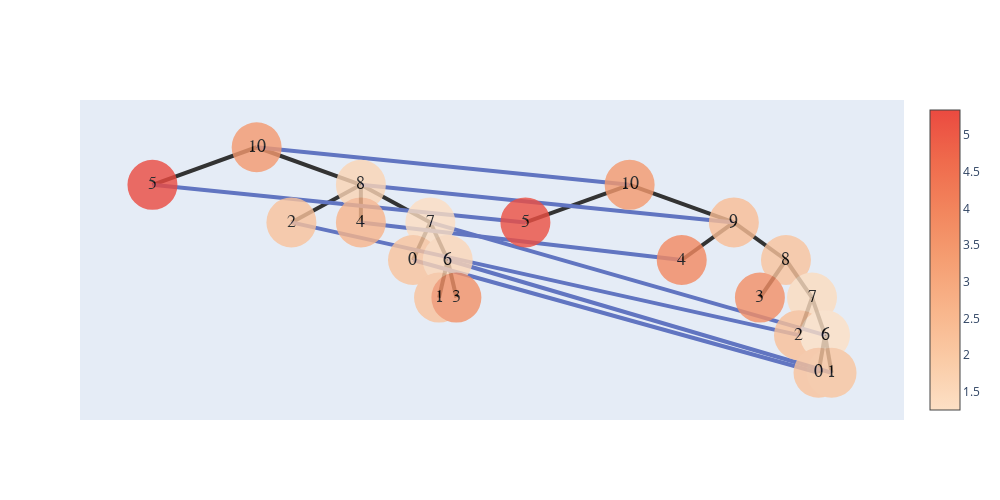

Notebook source saved alongside this figure:
### Code cell
G.show_fig()

### Figure 1 — Plotly figure (JSON) as saved in the notebook; plotly's stock layout.template omitted (floating-point values rounded to 4 significant figures)
{"data": [{"hoverinfo": "text", "hovertext": ["connect 10", "connect 5", "connect 9", "connect 2", "connect 4", "connect 6", "connect 0", "connect 1", "connect Empty", "connect Empty", "connect 10", "connect 5", "connect 8", "connect 4", "connect Empty", "connect Empty", "connect Empty", "connect 2", "connect 7", "connect 0", "connect 6"], "marker": {"color": [3.436, 5.34, 1.595, 2.225, 2.626, 1.322, 2.155, 1.564, 2.207, 3.656, 3.443, 5.235, 2.37, 3.861, 2.169, 3.694, 1.386, 2.281, 1.254, 2.219, 2.135], "colorscale": [[0, "rgb(253, 224, 197)"], [0.1667, "rgb(250, 203, 166)"], [0.3333, "rgb(248, 181, 139)"], [0.5, "rgb(245, 158, 114)"], [0.6667, "rgb(242, 133, 93)"], [0.8333, "rgb(239, 106, 76)"], [1, "rgb(235, 74, 64)"]], "showscale": true, "size": 50, "symbol": "circle-dot"}, "mode": "markers+text", "opacity": 0.8, "text": ["10", "5", "8", "2", "4", "7", "0", "6", "1", "3", "10", "5", "9", "4", "8", "3", "7", "2", "6", "0", "1"], "textfont": {"color": "#000000", "family": "sans serif", "size": 18}, "type": "scatter", "x": [10.5, 5.75, 15.25, 12.08, 15.25, 18.42, 17.62, 19.21, 18.81, 19.6, 27.5, 22.75, 32.25, 29.88, 34.62, 33.44, 35.81, 35.22, 36.41, 36.11, 36.7], "y": [5, 3.5, 3.5, 2, 2, 2, 0.5, 0.5, -1, -1, 3.5, 2, 2, 0.5, 0.5, -1, -1, -2.5, -2.5, -4, -4]}], "layout": {"height": 500, "shapes": [{"layer": "below", "line": {"color": "#333", "width": 4}, "type": "line", "x0": 10.5, "x1": 10.5, "y0": 5, "y1": 5}, {"layer": "below", "line": {"color": "#333", "width": 4}, "type": "line", "x0": 10.5, "x1": 5.75, "y0": 5, "y1": 3.5}, {"layer": "below", "line": {"color": "#333", "width": 4}, "type": "line", "x0": 10.5, "x1": 15.25, "y0": 5, "y1": 3.5}, {"layer": "below", "line": {"color": "#333", "width": 4}, "type": "line", "x0": 15.25, "x1": 12.08, "y0": 3.5, "y1": 2}, {"layer": "below", "line": {"color": "#333", "width": 4}, "type": "line", "x0": 15.25, "x1": 15.25, "y0": 3.5, "y1": 2}, {"layer": "below", "line": {"color": "#333", "width": 4}, "type": "line", "x0": 15.25, "x1": 18.42, "y0": 3.5, "y1": 2}, {"layer": "below", "line": {"color": "#333", "width": 4}, "type": "line", "x0": 18.42, "x1": 17.62, "y0": 2, "y1": 0.5}, {"layer": "below", "line": {"color": "#333", "width": 4}, "type": "line", "x0": 18.42, "x1": 19.21, "y0": 2, "y1": 0.5}, {"layer": "below", "line": {"color": "#333", "width": 4}, "type": "line", "x0": 19.21, "x1": 18.81, "y0": 0.5, "y1": -1}, {"layer": "below", "line": {"color": "#333", "width": 4}, "type": "line", "x0": 19.21, "x1": 19.6, "y0": 0.5, "y1": -1}, {"layer": "below", "line": {"color": "#333", "width": 4}, "type": "line", "x0": 27.5, "x1": 27.5, "y0": 3.5, "y1": 3.5}, {"layer": "below", "line": {"color": "#333", "width": 4}, "type": "line", "x0": 27.5, "x1": 22.75, "y0": 3.5, "y1": 2}, {"layer": "below", "line": {"color": "#333", "width": 4}, "type": "line", "x0": 27.5, "x1": 32.25, "y0": 3.5, "y1": 2}, {"layer": "below", "line": {"color": "#333", "width": 4}, "type": "line", "x0": 32.25, "x1": 29.88, "y0": 2, "y1": 0.5}, {"layer": "below", "line": {"color": "#333", "width": 4}, "type": "line", "x0": 32.25, "x1": 34.62, "y0": 2, "y1": 0.5}, {"layer": "below", "line": {"color": "#333", "width": 4}, "type": "line", "x0": 34.62, "x1": 33.44, "y0": 0.5, "y1": -1}, {"layer": "below", "line": {"color": "#333", "width": 4}, "type": "line", "x0": 34.62, "x1": 35.81, "y0": 0.5, "y1": -1}, {"layer": "below", "line": {"color": "#333", "width": 4}, "type": "line", "x0": 35.81, "x1": 35.22, "y0": -1, "y1": -2.5}, {"layer": "below", "line": {"color": "#333", "width": 4}, "type": "line", "x0": 35.81, "x1": 36.41, "y0": -1, "y1": -2.5}, {"layer": "below", "line": {"color": "#333", "width": 4}, "type": "line", "x0": 36.41, "x1": 36.11, "y0": -2.5, "y1": -4}, {"layer": "below", "line": {"color": "#333", "width": 4}, "type": "line", "x0": 36.41, "x1": 36.7, "y0": -2.5, "y1": -4}, {"layer": "below", "line": {"color": "#6175c1", "width": 4}, "type": "line", "x0": 10.5, "x1": 27.5, "y0": 5, "y1": 3.5}, {"layer": "below", "line": {"color": "#6175c1", "width": 4}, "type": "line", "x0": 15.25, "x1": 32.25, "y0": 3.5, "y1": 2}, {"layer": "below", "line": {"color": "#6175c1", "width": 4}, "type": "line", "x0": 18.42, "x1": 36.41, "y0": 2, "y1": -2.5}, {"layer": "below", "line": {"color": "#6175c1", "width": 4}, "type": "line", "x0": 19.21, "x1": 36.7, "y0": 0.5, "y1": -4}, {"layer": "below", "line": {"color": "#6175c1", "width": 4}, "type": "line", "x0": 17.62, "x1": 36.11, "y0": 0.5, "y1": -4}, {"layer": "below", "line": {"color": "#6175c1", "width": 4}, "type": "line", "x0": 12.08, "x1": 35.22, "y0": 2, "y1": -2.5}, {"layer": "below", "line": {"color": "#6175c1", "width": 4}, "type": "line", "x0": 15.25, "x1": 29.88, "y0": 2, "y1": 0.5}, {"layer": "below", "line": {"color": "#6175c1", "width": 4}, "type": "line", "x0": 5.75, "x1": 22.75, "y0": 3.5, "y1": 2}], "width": 1000, "xaxis": {"showgrid": false, "showline": false, "showticklabels": false, "zeroline": false}, "yaxis": {"showgrid": false, "showline": false, "showticklabels": false, "zeroline": false}}}
